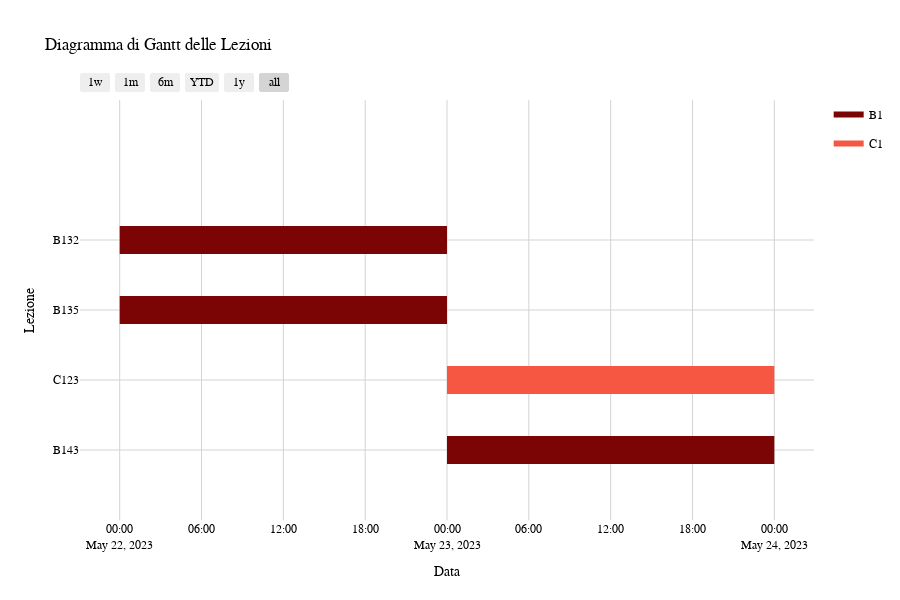

The cell this chart's notebook holds for it:
### Code cell
import plotly.figure_factory as ff
import pandas as pd

# Creazione del DataFrame dai dati CSV
data = {
    'Task': ['B132', 'B135', 'C123', 'B143'],  # Lezione
    'Start': ['2023-05-22', '2023-05-22', '2023-05-23', '2023-05-23'],  # Data
    'Finish': ['2023-05-23', '2023-05-23', '2023-05-24', '2023-05-24'],  # Data
    'Resource': ['B1', 'B1', 'C1', 'B1']  # Livello
}

df = pd.DataFrame(data)

# Creazione del diagramma di Gantt con Plotly
fig = ff.create_gantt(df, colors=['#7a0504', '#f55742', '#4e79a7'], index_col='Resource',
                      show_colorbar=True, group_tasks=True, showgrid_x=True, showgrid_y=True)

# Aggiunta di titoli e label per gli assi
fig.update_layout(
    title='Diagramma di Gantt delle Lezioni',
    xaxis_title='Data',
    yaxis_title='Lezione',
)

# Aggiunta di griglie e aggiustamenti di layout
fig.update_xaxes(showgrid=True, gridwidth=1, gridcolor='LightGray')
fig.update_yaxes(showgrid=True, gridwidth=1, gridcolor='LightGray')

# Personalizzazione del font e dello sfondo del grafico
fig.update_layout(
    font=dict(family='Arial', size=12, color='black'),
    plot_bgcolor='white',
)

# Visualizzazione del grafico
fig.show()

### Figure 1 — Plotly figure (JSON) as saved in the notebook; plotly's stock layout.template omitted (floating-point values rounded to 4 significant figures)
{"data": [{"fill": "toself", "fillcolor": "rgb(122, 5, 4)", "hoverinfo": "name", "legendgroup": "rgb(122, 5, 4)", "mode": "none", "name": "B1", "showlegend": true, "type": "scatter", "x": ["2023-05-22", "2023-05-23", "2023-05-23", "2023-05-22", "2023-05-22", "2023-05-22", "2023-05-23", "2023-05-23", "2023-05-22", "2023-05-22", "2023-05-23", "2023-05-24", "2023-05-24", "2023-05-23"], "y": [2.8, 2.8, 3.2, 3.2, null, 1.8, 1.8, 2.2, 2.2, null, -0.2, -0.2, 0.2, 0.2]}, {"fill": "toself", "fillcolor": "rgb(245, 87, 66)", "hoverinfo": "name", "legendgroup": "rgb(245, 87, 66)", "mode": "none", "name": "C1", "showlegend": true, "type": "scatter", "x": ["2023-05-23", "2023-05-24", "2023-05-24", "2023-05-23"], "y": [0.8, 0.8, 1.2, 1.2]}, {"legendgroup": "rgb(122, 5, 4)", "marker": {"color": "rgb(122, 5, 4)", "opacity": 0, "size": 1}, "mode": "markers", "name": "", "showlegend": false, "text": [null, null, null, null, null, null], "type": "scatter", "x": ["2023-05-22", "2023-05-23", "2023-05-22", "2023-05-23", "2023-05-23", "2023-05-24"], "y": [3, 3, 2, 2, 0, 0]}, {"legendgroup": "rgb(245, 87, 66)", "marker": {"color": "rgb(245, 87, 66)", "opacity": 0, "size": 1}, "mode": "markers", "name": "", "showlegend": false, "text": [null, null], "type": "scatter", "x": ["2023-05-23", "2023-05-24"], "y": [1, 1]}], "layout": {"font": {"color": "black", "family": "Arial", "size": 12}, "height": 600, "hovermode": "closest", "plot_bgcolor": "white", "showlegend": true, "title": {"text": "Diagramma di Gantt delle Lezioni"}, "xaxis": {"gridcolor": "LightGray", "gridwidth": 1, "rangeselector": {"buttons": [{"count": 7, "label": "1w", "step": "day", "stepmode": "backward"}, {"count": 1, "label": "1m", "step": "month", "stepmode": "backward"}, {"count": 6, "label": "6m", "step": "month", "stepmode": "backward"}, {"count": 1, "label": "YTD", "step": "year", "stepmode": "todate"}, {"count": 1, "label": "1y", "step": "year", "stepmode": "backward"}, {"step": "all"}]}, "showgrid": true, "title": {"text": "Data"}, "type": "date", "zeroline": false}, "yaxis": {"autorange": false, "gridcolor": "LightGray", "gridwidth": 1, "range": [-1, 5], "showgrid": true, "ticktext": ["B143", "C123", "B135", "B132"], "tickvals": [0, 1, 2, 3], "title": {"text": "Lezione"}, "zeroline": false}}}
